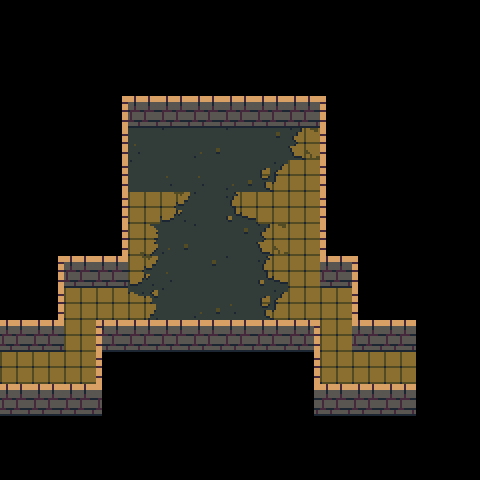

This game map was drawn from its Tiled (.tmx) file and the tilesets committed beside it. A one-line description and the full map source follow:
An orthogonal 15x15 tile map with 32x32 px tiles, 3 tile layers (death, walls, ground) and 8 objects (4x block, 2x connection, 2x enemy).

<map version="1.0" tiledversion="1.1.3" orientation="orthogonal" renderorder="right-down" width="15" height="15" tilewidth="32" tileheight="32" infinite="0" nextobjectid="52">
 <tileset firstgid="1" source="brown.tsx" />
 <layer name="death" width="15" height="15">
  <data encoding="csv">
0,0,0,0,0,0,0,0,0,0,0,0,0,0,0,
0,0,0,0,0,0,0,0,0,0,0,0,0,0,0,
0,0,0,0,0,0,0,0,0,0,0,0,0,0,0,
0,0,0,0,0,0,0,0,0,0,0,0,0,0,0,
0,0,0,0,0,0,0,0,0,0,0,0,0,0,0,
0,0,0,0,0,0,0,0,0,0,0,0,0,0,0,
0,0,0,0,0,0,0,0,0,0,0,0,0,0,0,
0,0,0,0,0,0,0,0,0,0,0,0,0,0,0,
0,0,0,0,0,0,0,0,0,0,0,0,0,0,0,
0,0,0,0,0,0,0,0,0,0,0,0,0,0,0,
0,0,0,0,0,0,0,0,0,0,0,0,0,0,0,
0,0,0,0,0,0,0,0,0,0,0,0,0,0,0,
0,0,0,0,0,0,0,0,0,0,0,0,0,0,0,
0,0,0,0,0,0,0,0,0,0,0,0,0,0,0,
0,0,0,0,0,0,0,0,0,0,0,0,0,0,0
</data>
 </layer>
 <layer name="walls" width="15" height="15">
  <data encoding="csv">
0,0,0,0,0,0,0,0,0,0,0,0,0,0,0,
0,0,0,0,0,0,0,0,0,0,0,0,0,0,0,
0,0,0,0,0,0,0,0,0,0,0,0,0,0,0,
0,0,0,14,12,12,12,12,12,12,15,0,0,0,0,
0,0,0,14,0,0,0,0,0,0,15,0,0,0,0,
0,0,0,14,0,0,0,0,0,0,15,0,0,0,0,
0,0,0,14,0,0,0,0,0,0,15,0,0,0,0,
0,0,0,14,0,0,0,0,0,0,15,0,0,0,0,
0,14,12,12,0,0,0,0,0,0,12,15,0,0,0,
0,14,0,0,0,0,0,0,0,0,0,15,0,0,0,
12,12,0,22,12,12,12,12,12,23,0,12,12,0,0,
37,0,0,15,0,0,0,0,0,14,0,0,37,0,0,
12,12,12,21,0,0,0,0,0,24,12,12,12,0,0,
0,0,0,0,0,0,0,0,0,0,0,0,0,0,0,
0,0,0,0,0,0,0,0,0,0,0,0,0,0,0
</data>
 </layer>
 <layer name="ground" width="15" height="15">
  <data encoding="csv">
0,0,0,0,0,0,0,0,0,0,0,0,0,0,0,
0,0,0,0,0,0,0,0,0,0,0,0,0,0,0,
0,0,0,0,0,0,0,0,0,0,0,0,0,0,0,
0,0,0,0,0,0,0,0,0,0,0,0,0,0,0,
0,0,0,0,28,55,27,55,37,71,0,0,0,0,0,
0,0,0,0,55,28,28,27,61,72,0,0,0,0,0,
0,0,0,0,72,83,55,81,72,72,0,0,0,0,0,
0,0,0,0,73,27,55,37,71,72,0,0,0,0,0,
0,0,0,0,83,28,37,55,81,72,0,0,0,0,0,
0,0,72,72,63,55,27,28,61,72,72,0,0,0,0,
0,0,72,0,0,0,0,0,0,0,72,0,0,0,0,
72,72,72,0,0,0,0,0,0,0,72,72,72,0,0,
0,0,0,0,0,0,0,0,0,0,0,0,0,0,0,
0,0,0,0,0,0,0,0,0,0,0,0,0,0,0,
0,0,0,0,0,0,0,0,0,0,0,0,0,0,0
</data>
 </layer>
 <objectgroup name="objects">
  <object id="9" name="83" type="connection" x="32" y="352" width="32" height="32">
   <properties>
    <property name="dir" value="right" />
    <property name="to" value="82" />
   </properties>
  </object>
  <object id="10" name="84" type="connection" x="352" y="352" width="32" height="32">
   <properties>
    <property name="dir" value="left" />
    <property name="to" value="85" />
   </properties>
  </object>
  <object id="39" type="enemy" x="192" y="160" width="32" height="32">
   <properties>
    <property name="dir" value="down" />
   </properties>
  </object>
  <object id="47" type="enemy" x="288" y="128" width="32" height="32">
   <properties>
    <property name="dir" value="left" />
   </properties>
  </object>
  <object id="48" type="block" x="224" y="160" width="32" height="32" />
  <object id="49" type="block" x="160" y="160" width="32" height="32" />
  <object id="50" type="block" x="256" y="160" width="32" height="32" />
  <object id="51" type="block" x="288" y="160" width="32" height="32" />
 </objectgroup>
</map>
